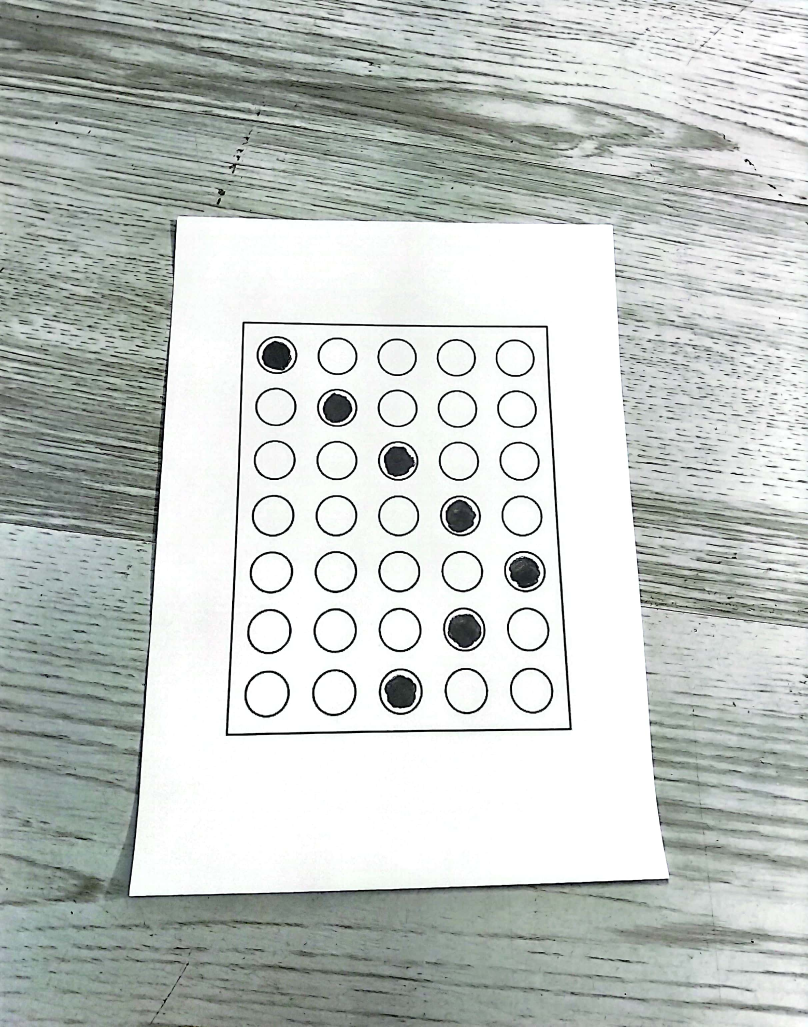
#> input picture cam11.jpg, 2424 x 3080 px (shown at 1/3 size)
$ python sheet_grader.py --image cam11.jpg
#> lines starting #> are read from the running program, lines starting #| are printed output that depends on the picture; after the words box and inside, x2 and y2 are one past the last pixel; in counts of white or black regions, pixels touching at a corner belong together
import numpy as np
import cv2
from imutils.perspective import four_point_transform
import argparse


def show_images(titles, images, wait=True):

    for (title, image) in zip(titles, images):
        cv2.imshow(title, image)
        cv2.waitKey(0)
        cv2.destroyAllWindows()

def preprocess_image(args, width=800, height=1000):
    img = cv2.imread(args["image"])
    img = cv2.resize(img, (width, height))
    img_copy = img.copy()
    return img, img_copy

def find_image_contours(img):
    gray_img = cv2.cvtColor(img, cv2.COLOR_BGR2GRAY)
    blur_img = cv2.GaussianBlur(gray_img, (5, 5), 0)
    edge_img = cv2.Canny(blur_img, 10, 70)
    contours, _ = cv2.findContours(edge_img, cv2.RETR_LIST, cv2.CHAIN_APPROX_NONE)
    return contours

def get_rect_cnts(contours):
    rect_cnts = []
    for cnt in contours:
        peri = cv2.arcLength(cnt, True)
        approx = cv2.approxPolyDP(cnt, 0.02 * peri, True)
        if len(approx) == 4:
            rect_cnts.append(approx)
    rect_cnts = sorted(rect_cnts, key=cv2.contourArea, reverse=True)

    return rect_cnts

def get_top_down_document(img, rect_cnts):
    document = four_point_transform(img, rect_cnts[0].reshape(4, 2))
    doc_copy = document.copy()
    return document, doc_copy

def find_document_contours(document):
    gray_doc = cv2.cvtColor(document, cv2.COLOR_BGR2GRAY)
    blur_doc = cv2.GaussianBlur(gray_doc, (5, 5), 0)
    edge_doc = cv2.Canny(blur_doc, 10, 70)
    contours, _ = cv2.findContours(edge_doc, cv2.RETR_EXTERNAL, cv2.CHAIN_APPROX_SIMPLE)
    return contours

def get_question_mask(document, doc_copy, biggest_cnt):
    x, y = biggest_cnt[0][0][0] + 8, biggest_cnt[0][0][1] + 8
    x_W, y_H = biggest_cnt[2][0][0] + 8, biggest_cnt[2][0][1] + 8
    mask =  np.zeros((document.shape[0], document.shape[1]), np.uint8)
    cv2.rectangle(mask, (x, y), (x_W, y_H), (255, 255, 255), -1)
    masked = cv2.bitwise_and(doc_copy, doc_copy, mask=mask)
    masked = masked[y:y_H, x:x_W]
    return masked, mask

def thresholding(masked):
    gray = cv2.cvtColor(masked, cv2.COLOR_BGR2GRAY)
    _, thresh = cv2.threshold(gray, 170, 255, cv2.THRESH_BINARY_INV)
    return thresh

def split_image(image, questions, answers):
    r = len(image) // questions * questions
    c = len(image[0]) // answers * answers
    image = image[:r, :c]
    rows = np.vsplit(image, questions)
    boxes = []
    for row in rows:
        cols = np.hsplit(row, answers)
        for box in cols:
            boxes.append(box)
    return boxes

def evaluation(boxes, ans_dict, questions, answers):
    score = 0
    for i in range(0, questions):
        user_answer = None

        for j in range(answers):
            pixels = cv2.countNonZero(boxes[j + i * 5])
            if user_answer is None or pixels > user_answer[1]:
                user_answer = (j, pixels)

        if ans_dict[i] == user_answer[0]:
            score += 1

    score = (score / questions) * 100

    return score

def main():

    height = 1000
    width = 800
    questions = 5
    answers = 5
    ans_dict = {0:0, 1:3, 2:1, 3:4, 4:0}

    ap = argparse.ArgumentParser()
    ap.add_argument("-i", "--image", required=True, help="path to the input image")
    args = vars(ap.parse_args())

    img, img_copy = preprocess_image(args)
#> in preprocess_image, img is the input picture: shape (3080, 2424, 3); mean B, G, R 195, 198.6, 192.8

    image_contours = find_image_contours(img)
#> in find_image_contours, `edge_img = cv2.Canny(blur_img, 10, 70)`:
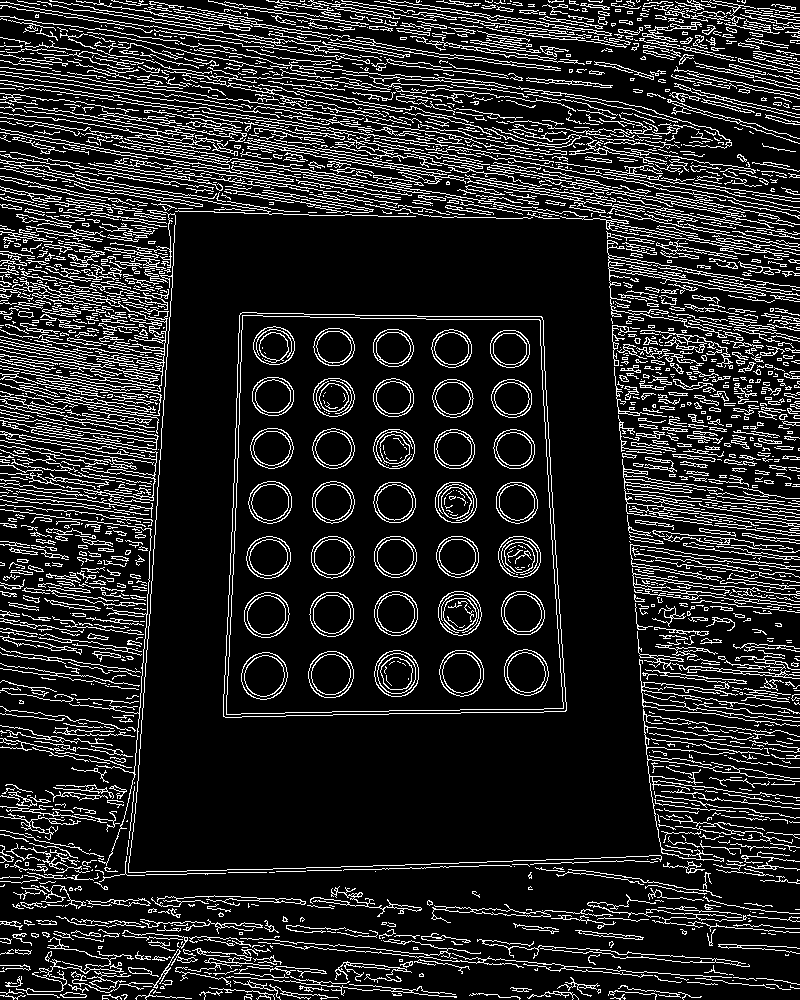
#> edge_img: shape (1000, 800); 14.9% white in thin lines or dots
#> in find_image_contours, `contours, _ = cv2.findContours(edge_img, cv2.RETR_LIST, cv2.CHAIN_APPR..`: contours = 3217 contours, 2610 with area under 20; largest, box (x1, y1, x2, y2) and area: (223, 312, 567, 718) 128318, (223, 312, 567, 718) 128314, (226, 315, 564, 715) 124056, (226, 315, 564, 715) 124053, (241, 652, 288, 700) 1694
#> image_contours has the same summary as contours in find_image_contours

    # image contours on the original image
    cv2.drawContours(img, image_contours, -1, (0, 255, 0), 3)
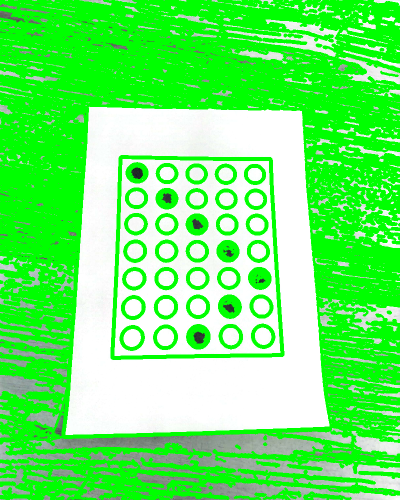
#> img: shape (1000, 800, 3) (shown at 1/2 size); mean B, G, R 106.2, 243.6, 105.4
    show_images(['image'], [img])
#> the loop in show_images, `for (title, image) in zip(titles, images):` made 1 pass

    # get the biggest rectange contour, to find the document
    rect_cnts = get_rect_cnts(image_contours)
#> the loop in get_rect_cnts, `for cnt in contours:` made 3217 passes
#> peri on passes 2 to 4: 63.36, 44.04, 40.14
#> after the loop in get_rect_cnts, `for cnt in contours:`: rect_cnts = 278 contours, 220 with area under 20; largest, box (x1, y1, x2, y2) and area: (223, 313, 566, 717) 128318, (223, 312, 565, 716) 127558, (226, 315, 564, 715) 124938, (226, 315, 563, 714) 124225, (0, 159, 416, 217) 3472

    # bird_view on the document
    document, doc_copy = get_top_down_document(img_copy, rect_cnts)

    #document's contour on the original image and the document bird eye view
    cv2.drawContours(img_copy, rect_cnts, -1, (0, 255, 0), 3)
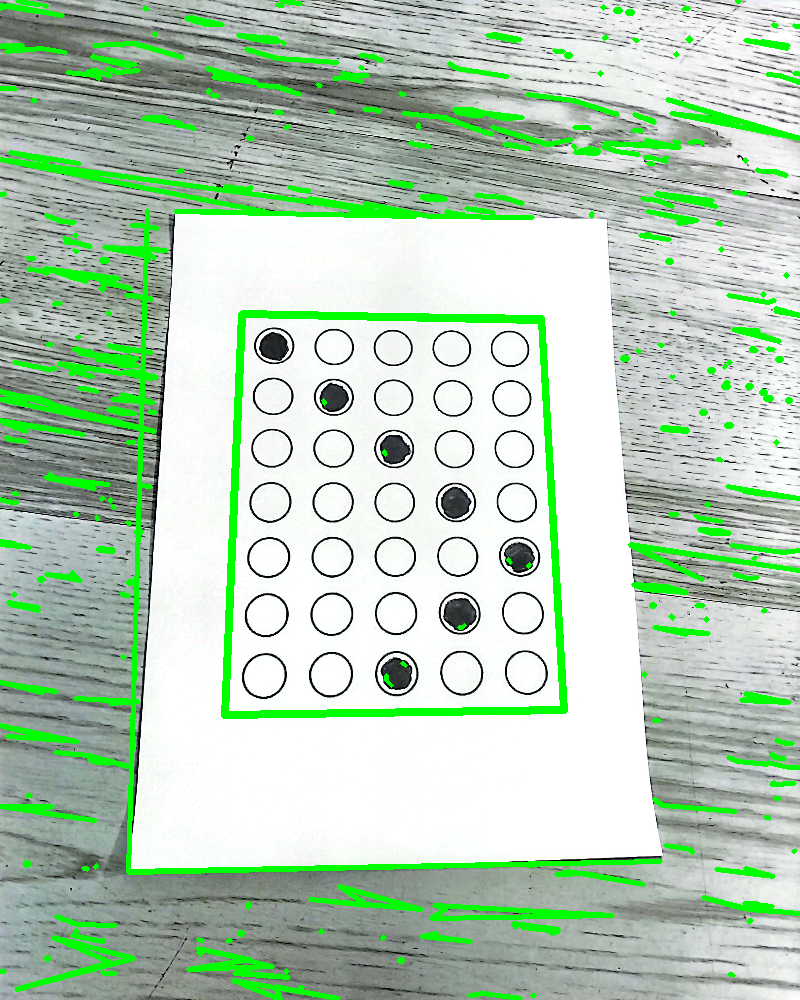
#> img_copy: shape (1000, 800, 3); mean B, G, R 181.5, 206, 179.5
    show_images(['image', 'document'], [img_copy, document])
#> the loop in show_images (call 2), `for (title, image) in zip(titles, images):` made 2 passes

    document_contours = find_document_contours(document)
#> in find_document_contours, `edge_doc = cv2.Canny(blur_doc, 10, 70)`:
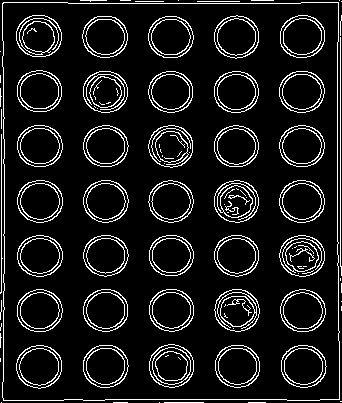
#> edge_doc: shape (403, 342); 9.9% white in thin lines or dots
#> in find_document_contours, `contours, _ = cv2.findContours(edge_doc, cv2.RETR_EXTERNAL, cv2.CHAIN_..`: contours = 30 contours, 29 with area under 20; largest, box (x1, y1, x2, y2) and area: (2, 2, 340, 401) 132648
#> document_contours has the same summary as contours in find_document_contours
    rect_cnts = get_rect_cnts(document_contours)
#> the loop in get_rect_cnts (call 2), `for cnt in contours:` made 30 passes
#> (peri, approx) on passes 1, 2, 3, 4, 5, 6, 7, 10: (34, [[248, 402], [265, 402]]), (78, [[164, 402], [203, 402]]), (0, [[159, 402]]), (28, [[113, 402], [127, 402]]), (0, [[1, 402]]), (2, [[340, 401], [341, 401]]), (6, [[0, 358], [0, 361]]), (8, [[341, 306], [341, 310]])
#> rect_cnts = [[[3, 2], [3, 400], [339, 399], [338, 2]]]
    biggest_cnt = rect_cnts[0]
#> biggest_cnt = [[3, 2], [3, 400], [339, 399], [338, 2]]

    # question box on document
    cv2.drawContours(document, biggest_cnt, -1, (0, 255, 0), 3)
#> document: shape (403, 342, 3); mean B, G, R 222.3, 223.6, 220.9
    show_images(['document'], [document])

    masked, mask = get_question_mask(document, doc_copy, biggest_cnt)
#> in get_question_mask, `x, y = biggest_cnt[0][0][0] + 8, biggest_cnt[0][0][1] + 8`: x = 11; y = 10
#> in get_question_mask, `x_W, y_H = biggest_cnt[2][0][0] + 8, biggest_cnt[2][0][1] + 8`: x_W = 347; y_H = 407
#> in get_question_mask, `masked = masked[y:y_H, x:x_W]`:
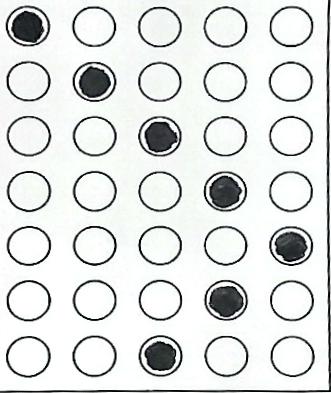
#> masked: shape (393, 331, 3); mean B, G, R 223.6, 224.8, 222.2
    show_images(['masked'], [masked])

    # thresholded question box
    thresh = thresholding(masked)
#> in thresholding, `_, thresh = cv2.threshold(gray, 170, 255, cv2.THRESH_BINARY_INV)`:
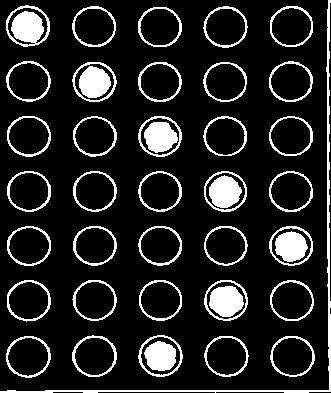
#> thresh: shape (393, 331); 13.7% white; 42 white regions, largest, box (x1, y1, x2, y2) and area: (0, 0, 331, 393) 1719, (6, 5, 50, 47) 1106, (209, 286, 244, 317) 822
    show_images(['thresh'], [thresh])

    boxes = split_image(thresh, questions, answers)
#> in split_image, `r = len(image) // questions * questions`: r = 390
#> in split_image, `c = len(image[0]) // answers * answers`: c = 330
#> in split_image, `image = image[:r, :c]`:
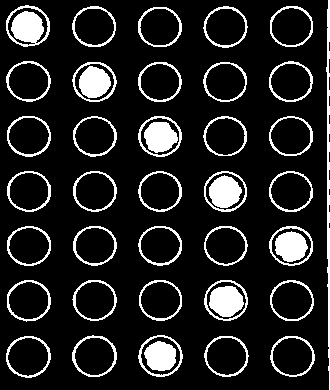
#> image: shape (390, 330); 13.2% white; 42 white regions, largest, box (x1, y1, x2, y2) and area: (6, 5, 50, 47) 1106, (326, 0, 330, 390) 913, (209, 286, 244, 317) 822
#> in split_image, `rows = np.vsplit(image, questions)`: rows = 5 items
#> the loop in split_image, `for row in rows:` made 5 passes
#> after the loop in split_image, `for row in rows:`: boxes = 25 items
#> boxes = 25 items

    score = evaluation(boxes, ans_dict, questions, answers)
#> after the loop in evaluation, `for i in range(0, questions):`: score = 2
#> in evaluation, `score = (score / questions) * 100`: score = 40
#> score = 40

    print(score)
#| 40.0


if __name__ == "__main__":
    main()

$ run again, on cam13.jpg
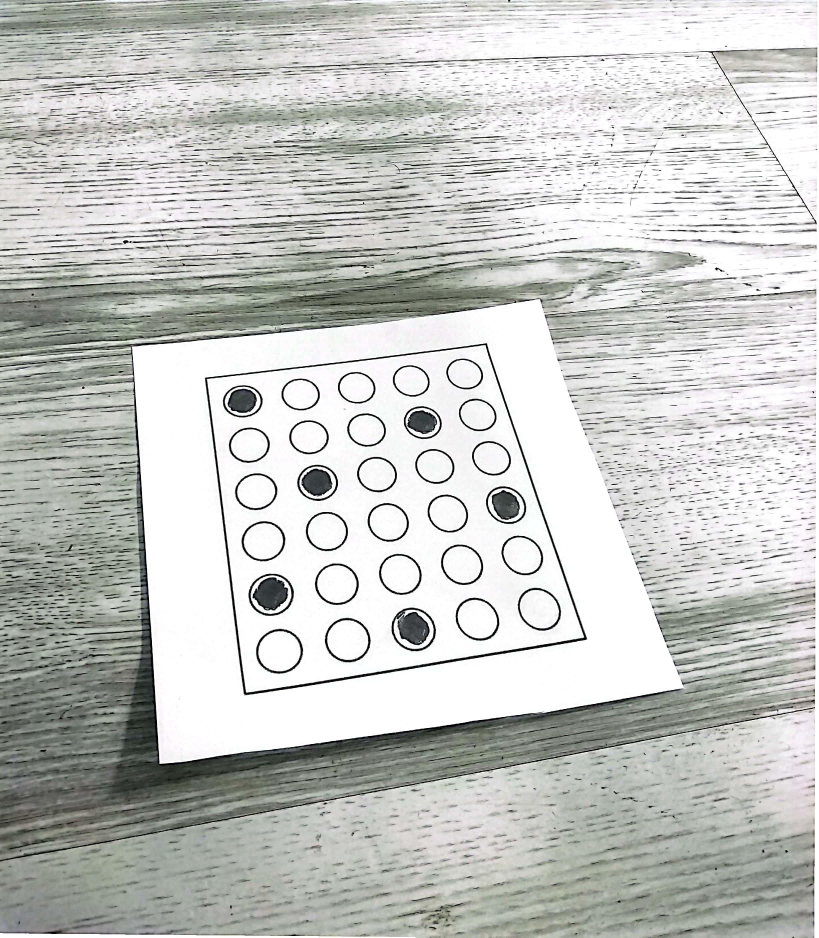
#> input picture cam13.jpg, 2456 x 2812 px (shown at 1/3 size)
#> in preprocess_image, img is the input picture: shape (2812, 2456, 3); mean B, G, R 195.6, 198.9, 197.1
#> in find_image_contours, `edge_img = cv2.Canny(blur_img, 10, 70)`:
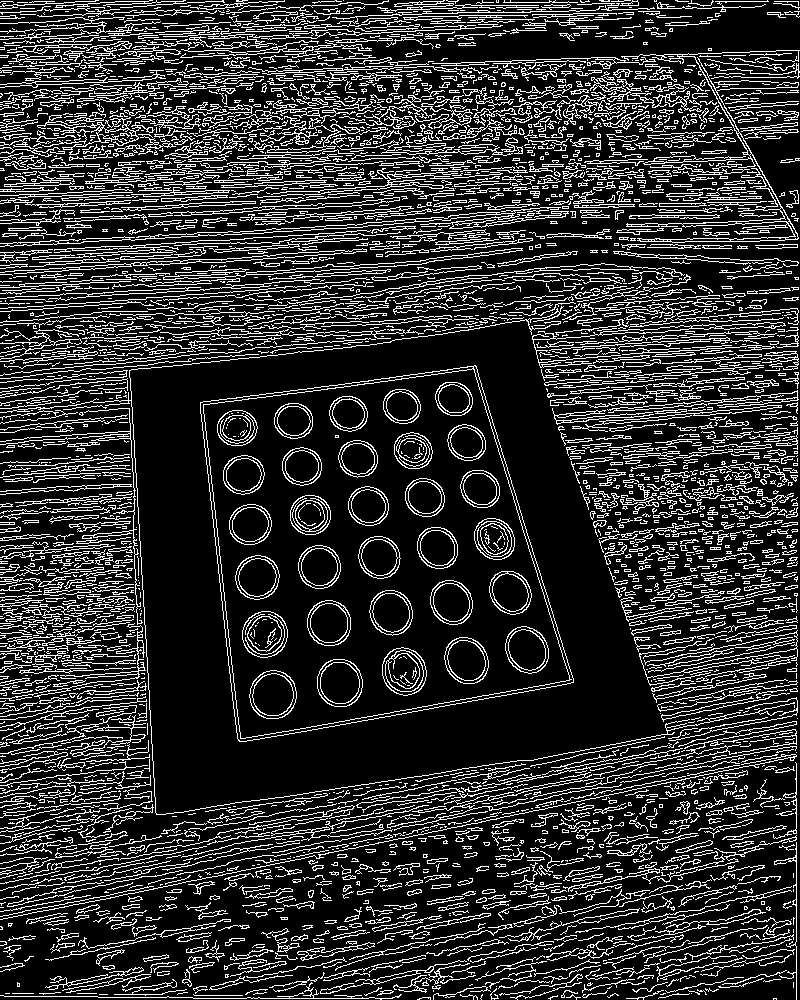
#> edge_img: shape (1000, 800); 19% white in thin lines or dots
#> in find_image_contours, `contours, _ = cv2.findContours(edge_img, cv2.RETR_LIST, cv2.CHAIN_APPR..`: contours = 5001 contours, 3960 with area under 20; largest, box (x1, y1, x2, y2) and area: (200, 365, 574, 742) 103782, (203, 368, 570, 739) 99986, (200, 365, 574, 742) 3774, (249, 670, 297, 719) 1781, (249, 670, 297, 719) 1744
#> image_contours has the same summary as contours in find_image_contours
#> the loop in show_images, `for (title, image) in zip(titles, images):` made 1 pass
#> the loop in get_rect_cnts, `for cnt in contours:` made 5001 passes
#> peri on passes 1 to 3: 8.83, 31.9, 9.07
#> after the loop in get_rect_cnts, `for cnt in contours:`: rect_cnts = 403 contours, 316 with area under 20; largest, box (x1, y1, x2, y2) and area: (200, 365, 574, 742) 103164, (203, 368, 570, 739) 99357, (37, 125, 155, 150) 596, (297, 943, 375, 961) 261, (328, 72, 402, 80) 213
#> img_copy: shape (1000, 800, 3); mean B, G, R 181.5, 205.2, 182.8
#> the loop in show_images (call 2), `for (title, image) in zip(titles, images):` made 2 passes
#> edge_doc: shape (341, 339); 10.2% white in thin lines or dots
#> in find_document_contours, `contours, _ = cv2.findContours(edge_doc, cv2.RETR_EXTERNAL, cv2.CHAIN_..`: contours = 26 contours, 25 with area under 20; largest, box (x1, y1, x2, y2) and area: (0, 0, 339, 339) 111886
#> document_contours has the same summary as contours in find_document_contours
#> the loop in get_rect_cnts (call 2), `for cnt in contours:` made 26 passes
#> (peri, approx) on passes 1 to 8: (0, [[335, 340]]), (4, [[338, 338], [338, 340]]), (16, [[338, 216], [338, 224]]), (16, [[337, 191], [337, 199]]), (0, [[337, 184]]), (4, [[337, 180], [337, 182]]), (0, [[337, 178]]), (0, [[338, 170]])
#> after the loop in get_rect_cnts (call 2), `for cnt in contours:`: rect_cnts = 2 contours, 1 with area under 20; largest, box (x1, y1, x2, y2) and area: (0, 1, 339, 339) 113064
#> biggest_cnt = [[0, 1], [1, 337], [335, 338], [338, 1]]
#> x = 8; y = 9
#> x_W = 343; y_H = 346
#> mask: shape (341, 339); 95.1% white; 1 black region, box (x1, y1, x2, y2) and area: (0, 0, 339, 341) 5707
#> thresh: shape (332, 331); 14.3% white; 35 white regions, largest, box (x1, y1, x2, y2) and area: (0, 0, 331, 332) 1684, (207, 62, 250, 103) 1051, (142, 276, 186, 318) 1045
#> r = 330
#> in split_image, `image = image[:r, :c]`:
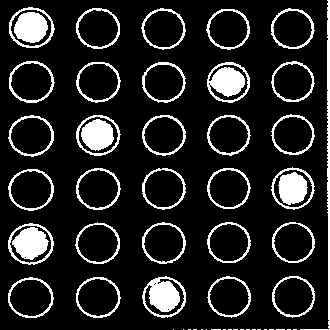
#> image: shape (330, 330); 13.7% white; 54 white regions (19 under 20 px), largest, box (x1, y1, x2, y2) and area: (207, 62, 250, 103) 1051, (142, 276, 186, 318) 1045, (300, 0, 330, 330) 848
#> rows = 5 items
#> the loop in split_image, `for row in rows:` made 5 passes
#> after the loop in split_image, `for row in rows:`: boxes = 25 items
#> after the loop in evaluation, `for i in range(0, questions):`: score = 2
#> in evaluation, `score = (score / questions) * 100`: score = 40
#| 40.0
